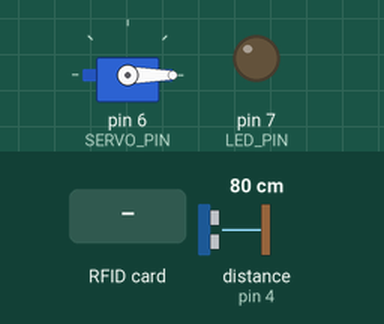
The sketch below on a simulated Arduino Uno, built with avr-gcc and run on an emulated ATmega328P. Parts: servo, output pins drawn as LEDs (lit = HIGH). The inputs (shaded band) are chosen by the test bench; at power-on: distance to the obstacle (sensor on pin 4) 80 cm. The echo pulse lasts 58.3 µs per cm; pins used as bus, display or sensor lines are not drawn; what the sketch prints to the serial monitor is not drawn.

Above: at 1.2 s.
1.3 s: RFID card C3 BC F5 06 held to the reader
At 2.1 s:
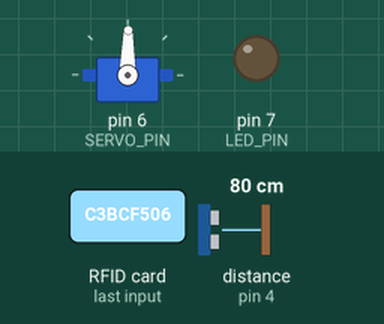
2.9 s: distance to the obstacle (sensor on pin 4) set to 7 cm
4.4 s: distance to the obstacle (sensor on pin 4) set to 4 cm
At 5.9 s:
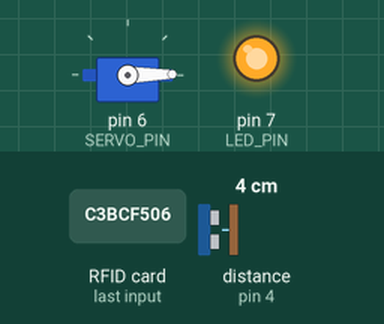
6.2 s: distance to the obstacle (sensor on pin 4) set to 60 cm
At 6.69 s:
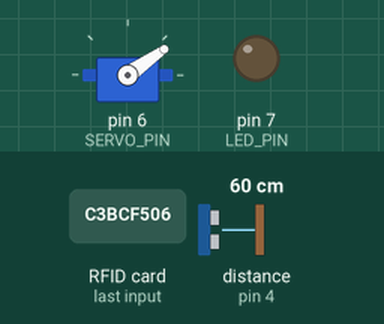
Timing chart, 0 to 9.2 s (numbered marks = the images above; inputs shaded):
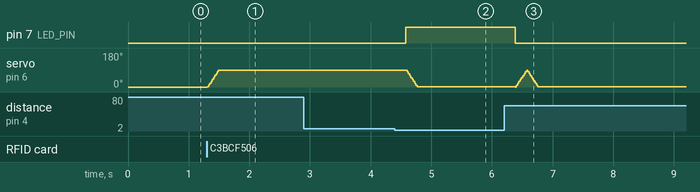

Measured:
- the behaviour switches between 6 and 5 cm on distance to the obstacle (sensor on pin 4) (found by bisection; images 1 and 2)
- after the input at 1.3 s, servo on pin 6 (SERVO_PIN): moves from 0° to 89° over 0.18 s, starting at once
- after the input at 2.9 s, every drawn part: stays the same
- after the input at 4.4 s, pin 7 (LED_PIN): LOW → HIGH after 0.18 s
- after the input at 6.2 s, pin 7 (LED_PIN): HIGH → LOW after 0.18 s

The sketch:

project_1.ino
```cpp
#include <MFRC522.h>  // RFID
#include <SPI.h>
#include <Servo.h>

#define   SS_PIN  10
#define   RST_PIN 9
#define   SERVO_PIN 6
#define   LED_PIN 7

//RFID 초음파
#define TRIG 9  // 초음파 보내는 핀
#define ECHO 8  // 초음파 받는 핀

//보내고 받는 거
#define TRIG_1 5 //TRIG_1 핀 설정 (초음파 보내는 핀)
#define ECHO_1 4 //ECHO_1 핀 설정 (초음파 받는 핀)

MFRC522 mfrc522(SS_PIN, RST_PIN);
Servo servo;
int angle = 0;
long duration, distance;
int check = 1;
const int g_Card_UID[4] = {0xC3, 0xBC, 0xF5, 0x6};

boolean CheckCardUID(){
  if (mfrc522.uid.uidByte[0] == g_Card_UID[0] &&
      mfrc522.uid.uidByte[1] == g_Card_UID[1] &&
      mfrc522.uid.uidByte[2] == g_Card_UID[2] &&
      mfrc522.uid.uidByte[3] == g_Card_UID[3])
      return true;

  return false;
}

void open_b(void){
  for(angle = 0; angle < 90; angle++){
    servo.write(angle);
    delay(2);
  }
}

void close_b(void){
  for(angle = 90; angle > 0; angle--){
    servo.write(angle);
    delay(2);
  }
}

void setup() {
  Serial.begin(9600);

  SPI.begin();
  mfrc522.PCD_Init();
  mfrc522.PCD_DumpVersionToSerial();

  servo.attach(SERVO_PIN);
  servo.write(0);

  pinMode(TRIG_1, OUTPUT);
  pinMode(ECHO_1, INPUT);

  pinMode(LED_PIN, OUTPUT);
}

void loop() {
  if(!mfrc522.PICC_IsNewCardPresent())
    return;

  if(!mfrc522.PICC_ReadCardSerial())
    return;

  if(CheckCardUID()){
    open_b();

    while(true){
      digitalWrite(TRIG_1, LOW);
      delayMicroseconds(2);
      digitalWrite(TRIG_1, HIGH);
      delayMicroseconds(10);
      digitalWrite(TRIG_1, LOW);
      duration = pulseIn(ECHO_1, HIGH);

      distance = duration * 17 / 1000;

      delay(100);

      if(distance < 5){
        digitalWrite(LED_PIN, HIGH);
        close_b();
        break;
      }
    } // end while()

    // 주차가 되어 있고, 문이 닫겨있을 때
    while(true){
      digitalWrite(TRIG_1, LOW);
      delayMicroseconds(2);
      digitalWrite(TRIG_1, HIGH);
      delayMicroseconds(10);
      digitalWrite(TRIG_1, LOW);
      duration = pulseIn(ECHO_1, HIGH);

      distance = duration * 17 / 1000;

      delay(100);

      if(check == 1 && distance > 5){
        digitalWrite(LED_PIN, LOW);
        open_b();
        check++;
      }

      if(check == 2 && distance > 35){
        close_b();
        check--;
        break;
      }

    } // end while()
    delay(100);
  } // end if(CheckCardUID)

  mfrc522.PICC_HaltA();
  mfrc522.PCD_StopCrypto1();
}
```
